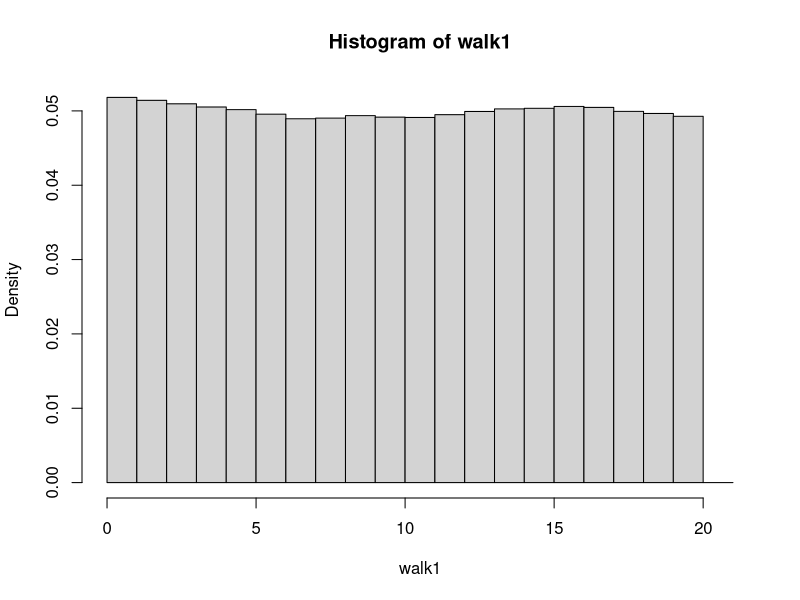
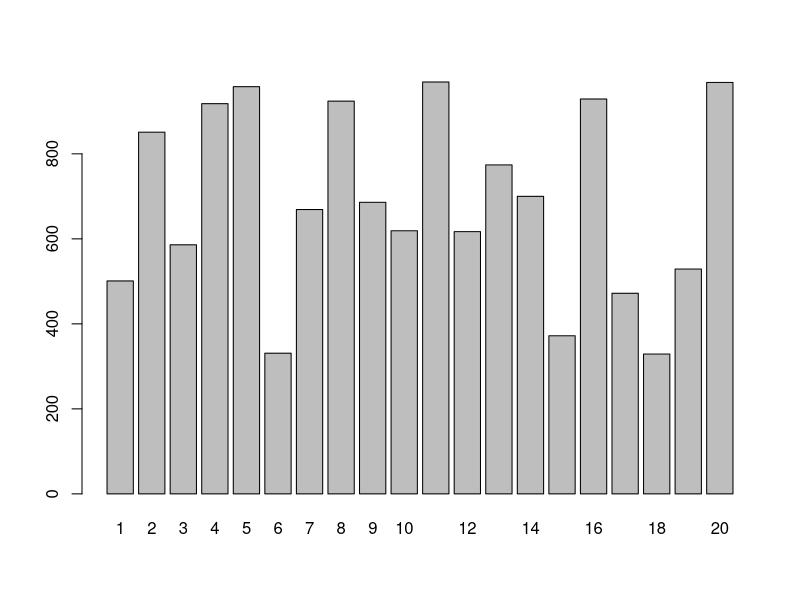

These charts were generated, in order, by the following R code:
## ---- chunk 1
#' @param init starting value.  Must be an integer between left and right inclusive
#' @param steps the number of steps to take in the random walk
#' @param left the left boundary of the walk
#' @param right the right boundary of the walk
rando_walk <-  function(init, steps, left = 1, right = 20) {
  
  out <- rep(NA, steps + 1)  # to store the output
  out[1] <- init  # start at the initial state
  
  for (i in 2:steps) { 
    step <- sample(c(-1, 1), 1)  # choose if the step is to the left or right
    proposed <- out[i - 1] + step
    
    if (proposed < left || proposed > right) {
      out[i] <- out[i - 1]
    } else {
      out[i] <- proposed
    }
  }
  out
}
## ---- chunk 2
# do the walk!
walk1 <- rando_walk(
  init = 5,
  steps = 1e6
)

# tabulate and plot the proportion of time the
# walk spends in each of the 20 states
hist(walk1, breaks = 0:21, freq = FALSE)
## ---- chunk 3
# make a totally random target distribution, but set the seed for reproducibility
set.seed(123)
target <- floor(runif(20, min = 300, max = 1000))
names(target) <- 1:20

# I made them integers...
# have a look at this thing:
target
## ---- chunk 4
barplot(target)
## ---- chunk 5
normo_target <- "your_code_here" 

# now plot it, (uncomment the following line once you have put your code in)
# barplot(normo_target)
## ---- chunk 6
# your code here...
## ---- chunk 7
#' @param init starting value.  Must be an integer between left and right inclusive
#' @param steps the number of steps to take in the random walk
#' @param target a vector of unnormalized (if desired) probabilities
#' @param left the left boundary of the walk
#' @param right the right boundary of the walk
targeted_rando_walk <-  function(init, steps, target, left = 1, right = 20) {
  
  out <- rep(NA, steps + 1)  # to store the output
  out[1] <- init  # start at the initial state
  
  for (i in 2:steps) { 
    step <- sample(c(-1, 1), 1)  # choose if the step is to the left or right
    proposed <- out[i - 1] + step
    
    if (proposed < left || proposed > right) {
      out[i] <- out[i - 1]
    } else if (target[proposed] >= target[out[i - 1]]) {
      # you fill in some code here!
    } else if (target[proposed] < target[out[i - 1]]) {
      # you fill in some code here!
    }
  }
  out
}
